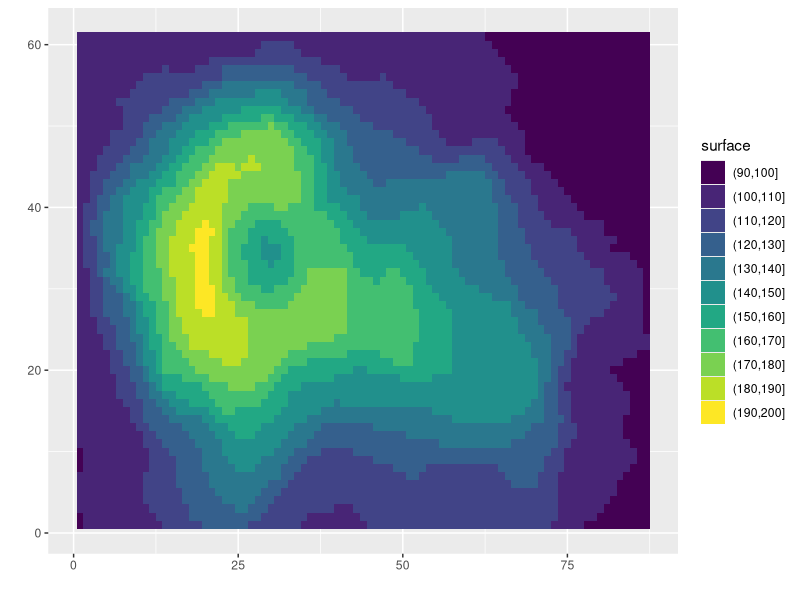
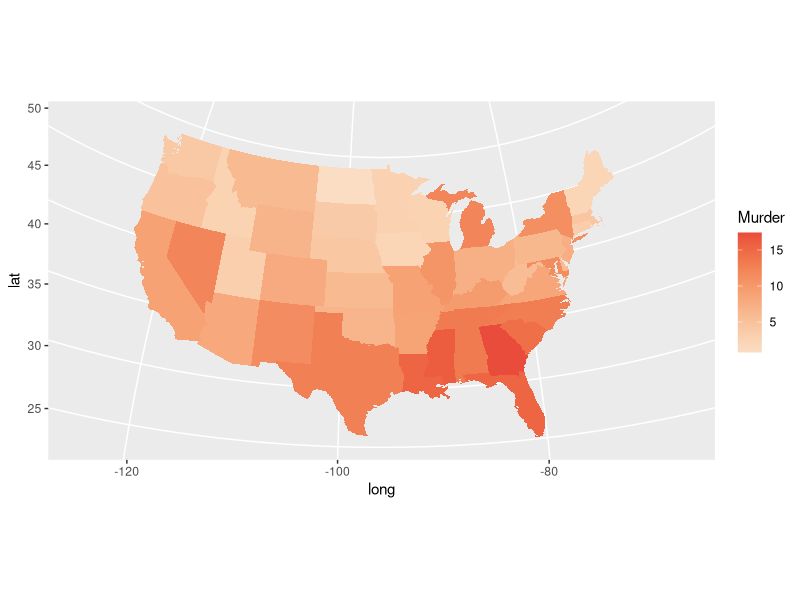
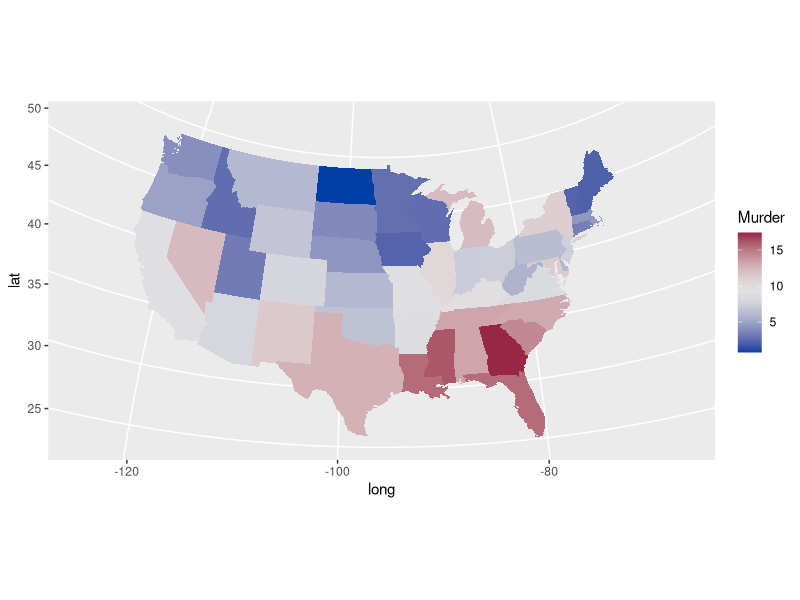
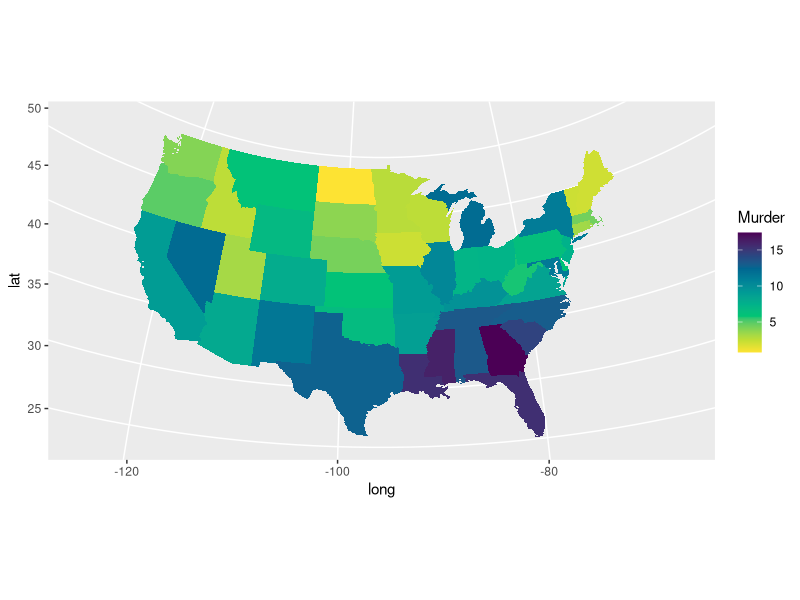
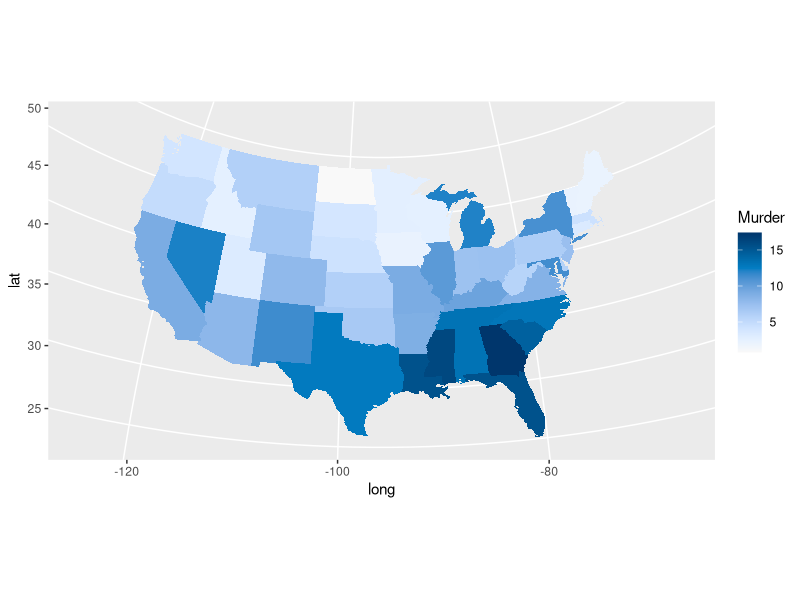

These charts were generated, in order, by the following R code:
# Color for Maps 
library(ggplot2)
library(reshape2)
library(dplyr)  # required for arrange()
library(colorspace)
library(viridis)
library(maps) # for the state map data
library(mapproj) ## THIS FIXES ERROR IN LECTURE

#### Contour maps ####
# Filled contour maps for ggplot2
boom<-melt(volcano)
range(boom$value) # Check out the range of values to pick scale breaks

boom$levels<-cut(boom$value,breaks=c(90,100,125,150,175,200)) # create breaks in values
boom$levels<-cut(boom$value,breaks=seq(90,200,by=10))

colors_surface<-terrain_hcl(nlevels(boom$levels), c = c(65, 0), l = c(45, 90), power = c(1/2, 1.5)) # Create color
#colors_surface<-sequential_hcl(nlevels(boom$levels), c = 0, l=c(30,90), power = 2.0)
colors_surface<-viridis(nlevels(boom$levels))

ggplot(boom,aes(Var1,Var2)) + xlab(" ") + ylab(" ") +
  geom_tile(aes(fill=levels)) + 
  scale_fill_manual("surface",values=colors_surface)


# required packages

states_map<-map_data("state") #extracts data from the states map

# Make a data set of US crime data from the USArrests data set
crimes<-data.frame(state=tolower(rownames(USArrests)),USArrests)
crime_map<-merge(states_map,crimes,by.x="region",by.y="state")
crime_map<-arrange(crime_map,group,order)
head(crime_map)

# Plot make of murder rate. You can select any column in that 
basemap<-ggplot(crime_map,aes(x=long,y=lat,group=group,fill=Murder)) +
  geom_polygon() + coord_map("polyconic") 

# Color map sequential increasing with colorspace
basemap + scale_fill_continuous_sequential(palette="Peach")

# Color map diverging from the midpoint (mean murder rate) with colorspace 
basemap + scale_fill_continuous_diverging(palette="Blue-Red",mid=mean(crime_map$Murder))


# vary by hue
basemap + scale_fill_continuous_sequential(palette="Viridis")

# vary by hue
basemap + scale_fill_continuous_sequential(palette="Blues 3")
